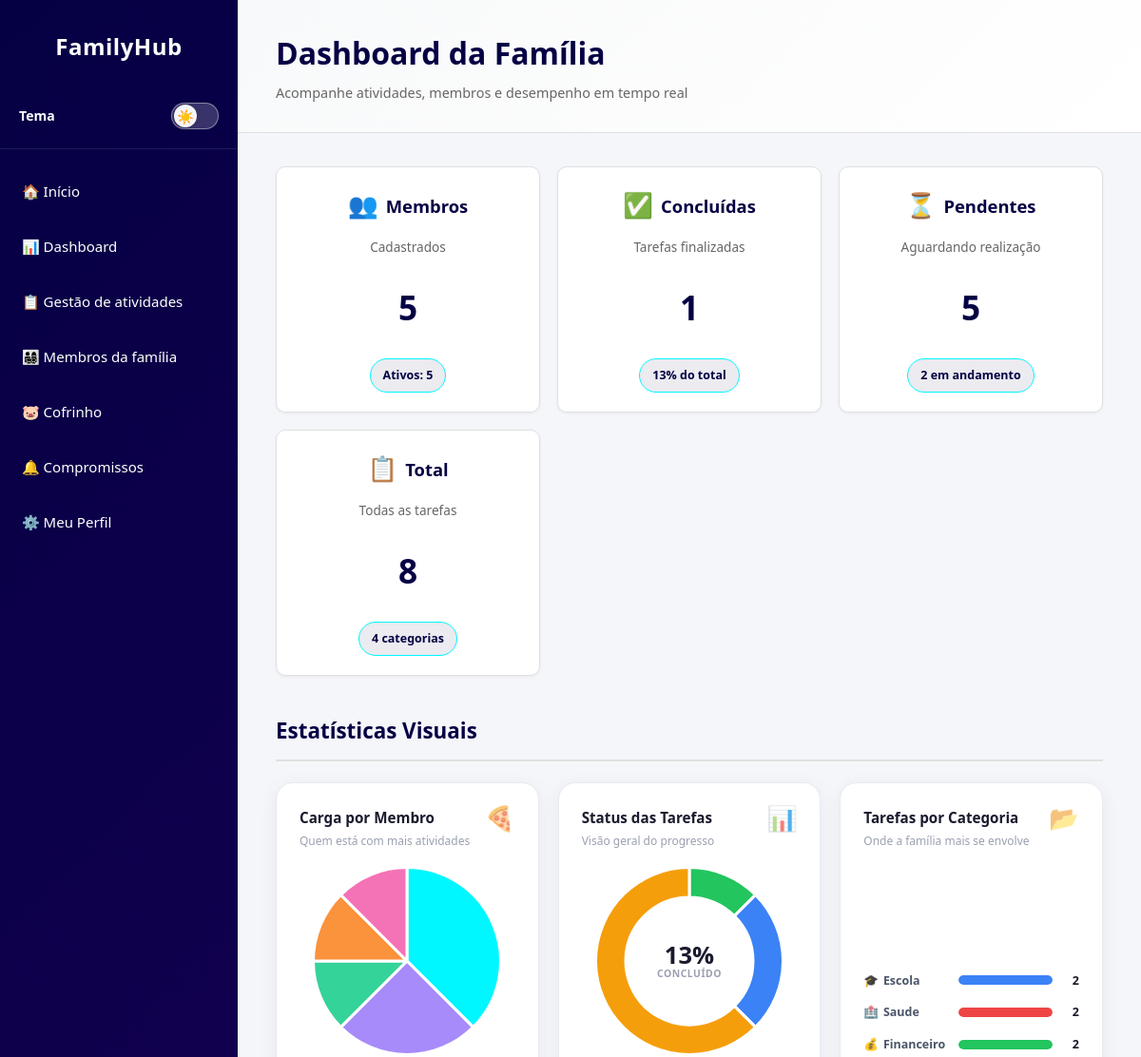
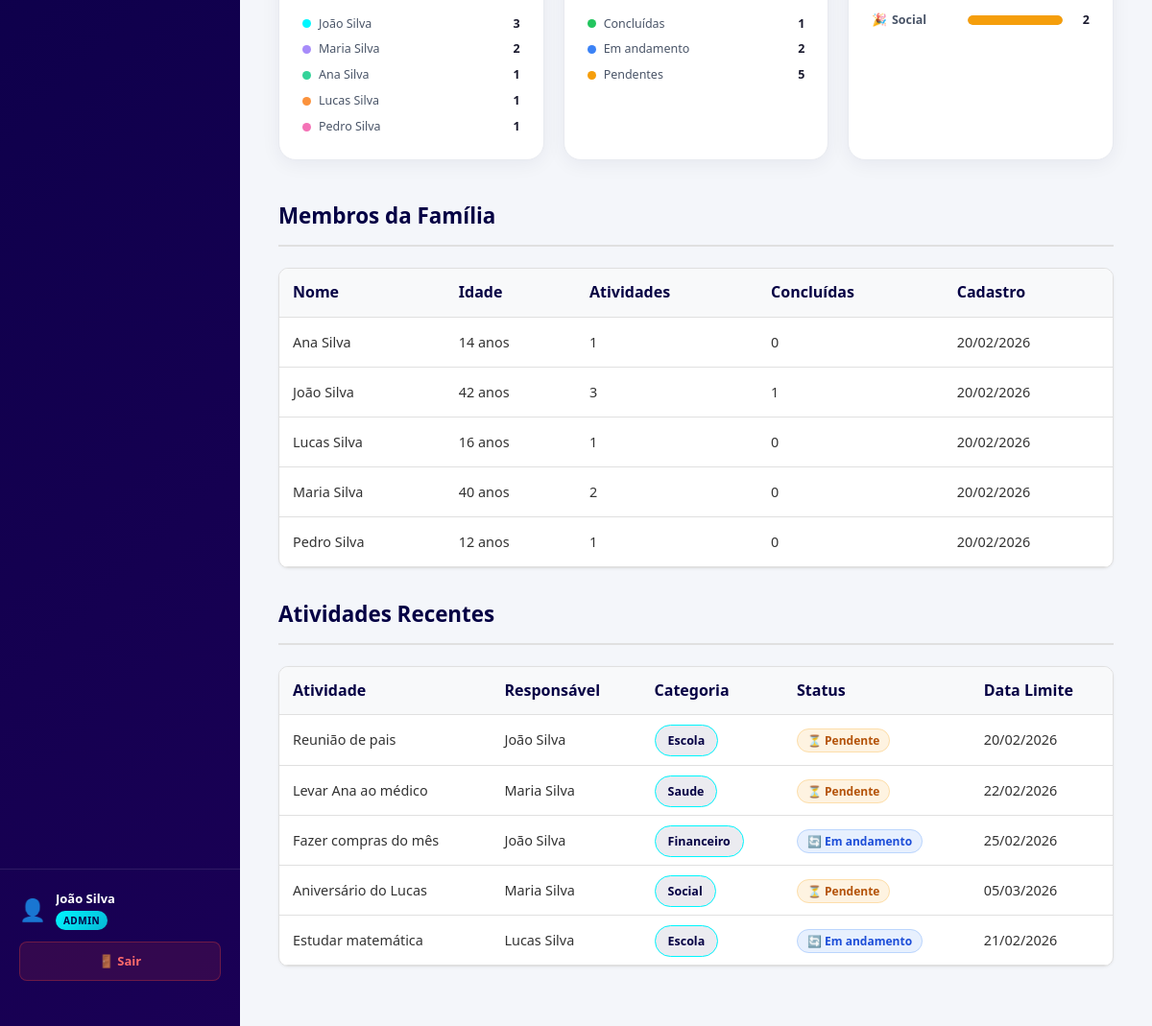
The page /dashboard.php (signed in) on the database its author committed (2 pictures, top to bottom).
### tables this page shows
CREATE TABLE IF NOT EXISTS membro (
    id INT AUTO_INCREMENT PRIMARY KEY,
    nome VARCHAR(100) NOT NULL,
    idade INT NOT NULL,
    foto VARCHAR(255) DEFAULT NULL,
    data_cadastro TIMESTAMP DEFAULT CURRENT_TIMESTAMP
);

CREATE TABLE IF NOT EXISTS tarefa (
    id INT AUTO_INCREMENT PRIMARY KEY,
    titulo VARCHAR(150) NOT NULL,
    descricao TEXT,
    categoria ENUM('Escola','Saude','Financeiro','Social') NOT NULL DEFAULT 'Escola',
    data_limite DATE,
    status ENUM('Pendente','Em andamento','Concluída') NOT NULL DEFAULT 'Pendente',
    data_criacao TIMESTAMP DEFAULT CURRENT_TIMESTAMP,
    membro_id INT,
    FOREIGN KEY (membro_id) REFERENCES membro(id) ON DELETE SET NULL
);

### dashboard.php (the view, shortened to what this page needs)
<?php
require_once 'config/database.php';
$total_membros      = $pdo->query("SELECT COUNT(*) FROM membro")->fetchColumn();
$tarefas_concluidas = $pdo->query("SELECT COUNT(*) FROM tarefa WHERE status = 'Concluída'")->fetchColumn();
$tarefas_pendentes  = $pdo->query("SELECT COUNT(*) FROM tarefa WHERE status = 'Pendente'")->fetchColumn();
$tarefas_andamento  = $pdo->query("SELECT COUNT(*) FROM tarefa WHERE status = 'Em andamento'")->fetchColumn();
$total_tarefas      = $pdo->query("SELECT COUNT(*) FROM tarefa")->fetchColumn();
$membros = $pdo->query("
    SELECT m.*,
        (SELECT COUNT(*) FROM tarefa t WHERE t.membro_id = m.id) as total_tarefas,
        (SELECT COUNT(*) FROM tarefa t WHERE t.membro_id = m.id AND t.status = 'Concluída') as tarefas_concluidas
    FROM membro m
    ORDER BY m.nome
")->fetchAll();
$tarefas_recentes = $pdo->query("
    SELECT t.*, m.nome as membro_nome
    FROM tarefa t
    LEFT JOIN membro m ON t.membro_id = m.id
    ORDER BY t.data_criacao DESC
    LIMIT 5
")->fetchAll();
$dados_categorias = $pdo->query("
    SELECT categoria, COUNT(*) as total FROM tarefa GROUP BY categoria ORDER BY total DESC
")->fetchAll();
$cat_max     = max(array_column($dados_categorias,'total') ?: [1]);
$perc_conclusao = $total_tarefas > 0 ? round(($tarefas_concluidas / $total_tarefas) * 100) : 0;
?>
<?php include 'includes/header.php'; ?>
<body>
<div class="layout">
    <?php include 'includes/sidebar.php'; ?>
    <main class="main-dashboard">
        <div class="header-dashboard">
            <h1>Dashboard da Família</h1>
            <p>Acompanhe atividades, membros e desempenho em tempo real</p>
        </div>
        <div class="container">
            <div class="dashboard-grid">
                <div class="card">
                    <h2><span class="icon">👥</span> Membros</h2>
                    <p>Cadastrados</p>
                    <div class="card-number"><?= $total_membros ?></div>
                    <div class="stats"><span class="stat-badge">Ativos: <?= $total_membros ?></span></div>
                </div>
                <div class="card">
                    <h2><span class="icon">✅</span> Concluídas</h2>
                    <p>Tarefas finalizadas</p>
                    <div class="card-number"><?= $tarefas_concluidas ?></div>
                    <div class="stats"><span class="stat-badge"><?= $perc_conclusao ?>% do total</span></div>
                </div>
                <div class="card">
                    <h2><span class="icon">⏳</span> Pendentes</h2>
                    <p>Aguardando realização</p>
                    <div class="card-number"><?= $tarefas_pendentes ?></div>
                    <div class="stats"><span class="stat-badge"><?= $tarefas_andamento ?> em andamento</span></div>
                </div>
                <div class="card">
                    <h2><span class="icon">📋</span> Total</h2>
                    <p>Todas as tarefas</p>
                    <div class="card-number"><?= $total_tarefas ?></div>
                    <div class="stats"><span class="stat-badge">4 categorias</span></div>
                </div>
            </div>
            <h3 class="section-title">Estatísticas Visuais</h3>
            <div class="charts-grid">
                <div class="chart-card chart-card--pizza">
                    <div class="chart-card__header">
                        <div>
                            <div class="chart-card__title">Carga por Membro</div>
                            <div class="chart-card__sub">Quem está com mais atividades</div>
                        </div>
                        <span class="chart-card__icon">🍕</span>
                    </div>
                    <div class="chart-wrap">
                        <canvas id="chartMembros"></canvas>
                    </div>
                    <div class="chart-legend" id="legend-membros"></div>
                </div>
                <div class="chart-card chart-card--donut">
                    <div class="chart-card__header">
                        <div>
                            <div class="chart-card__title">Status das Tarefas</div>
                            <div class="chart-card__sub">Visão geral do progresso</div>
                        </div>
                        <span class="chart-card__icon">📊</span>
                    </div>
                    <div class="chart-wrap chart-wrap--donut">
                        <canvas id="chartStatus"></canvas>
                        <div class="donut-center">
                            <span class="donut-pct"><?= $perc_conclusao ?>%</span>
                            <span class="donut-lbl">concluído</span>
                        </div>
                    </div>
                    <div class="chart-legend" id="legend-status"></div>
                </div>
                <div class="chart-card chart-card--bars">
                    <div class="chart-card__header">
                        <div>
                            <div class="chart-card__title">Tarefas por Categoria</div>
                            <div class="chart-card__sub">Onde a família mais se envolve</div>
                        </div>
                        <span class="chart-card__icon">📂</span>
                    </div>
                    <div class="bars-wrap" id="bars-categorias">
                        <?php
                        $cat_cores = ['Escola'=>'#3b82f6','Saude'=>'#ef4444','Financeiro'=>'#22c55e','Social'=>'#f59e0b'];
                        $cat_icons = ['Escola'=>'🎓','Saude'=>'🏥','Financeiro'=>'💰','Social'=>'🎉'];
                        foreach ($dados_categorias as $c):
                            $pct = $cat_max > 0 ? round($c['total'] / $cat_max * 100) : 0;
                            $cor = $cat_cores[$c['categoria']] ?? '#00f7ff';
                            $ico = $cat_icons[$c['categoria']] ?? '📌';
                        ?>
                        <div class="hbar-row">
                            <div class="hbar-label">
                                <span><?= $ico ?></span>
                                <span><?= htmlspecialchars($c['categoria']) ?></span>
                            </div>
                            <div class="hbar-track">
                                <div class="hbar-fill" style="width:<?= $pct ?>%;background:<?= $cor ?>;"
                                     data-pct="<?= $pct ?>"></div>
                            </div>
                            <span class="hbar-value"><?= $c['total'] ?></span>
                        </div>
                        <?php endforeach; ?>
                    </div>
                </div>
            </div>
            <h3 class="section-title">Membros da Família</h3>
            <div class="table-responsive">
                <table>
                    <thead><tr>
                        <th>Nome</th><th>Idade</th>
                        <th>Atividades</th><th>Concluídas</th>
                        <th>Cadastro</th>
                    </tr></thead>
                    <tbody>
                    <?php foreach ($membros as $m): ?>
                        <tr>
                            <td><?= htmlspecialchars($m['nome']) ?></td>
                            <td><?= $m['idade'] ?> anos</td>
                            <td><?= $m['total_tarefas'] ?></td>
                            <td><?= $m['tarefas_concluidas'] ?></td>
                            <td><?= date('d/m/Y', strtotime($m['data_cadastro'])) ?></td>
                        </tr>
                    <?php endforeach; ?>
                    </tbody>
                </table>
            </div>
            <h3 class="section-title">Atividades Recentes</h3>
            <div class="table-responsive">
                <table>
                    <thead><tr>
                        <th>Atividade</th><th>Responsável</th>
                        <th>Categoria</th><th>Status</th><th>Data Limite</th>
                    </tr></thead>
                    <tbody>
                    <?php foreach ($tarefas_recentes as $t):
                        $st_class = match($t['status']) {
                            'Concluída'    => 'badge-concluida',
                            'Em andamento' => 'badge-em-andamento',
                            default        => 'badge-pendente'
                        };
                        $st_icon = match($t['status']) {
                            'Concluída'    => '✅',
                            'Em andamento' => '🔄',
                            default        => '⏳'
                        };
                    ?>
                        <tr>
                            <td><?= htmlspecialchars($t['titulo']) ?></td>
                            <td><?= htmlspecialchars($t['membro_nome'] ?? 'N/A') ?></td>
                            <td><span class="stat-badge"><?= htmlspecialchars($t['categoria']) ?></span></td>
                            <td><span class="badge <?= $st_class ?>"><?= $st_icon ?> <?= htmlspecialchars($t['status']) ?></span></td>
                            <td><?= $t['data_limite'] ? date('d/m/Y', strtotime($t['data_limite'])) : '—' ?></td>
                        </tr>
                    <?php endforeach; ?>
                    </tbody>
                </table>
            </div>
        </div>
    </main>
</div>
</body>
</html>

### rows shown on the page
membro: nome "Ana Silva", idade "14", total_tarefas "1", tarefas_concluidas "0", data_cadastro "20/02/2026"
membro: nome "João Silva", idade "42", total_tarefas "3", tarefas_concluidas "1", data_cadastro "20/02/2026"
membro: nome "Lucas Silva", idade "16", total_tarefas "1", tarefas_concluidas "0", data_cadastro "20/02/2026"
membro: nome "Maria Silva", idade "40", total_tarefas "2", tarefas_concluidas "0", data_cadastro "20/02/2026"
membro: nome "Pedro Silva", idade "12", total_tarefas "1", tarefas_concluidas "0", data_cadastro "20/02/2026"
tarefa: titulo "Reunião de pais", membro.nome "João Silva", categoria "Escola", status "⏳", status "Pendente", data_limite "20/02/2026"
tarefa: titulo "Levar Ana ao médico", membro.nome "Maria Silva", categoria "Saude", status "⏳", status "Pendente", data_limite "22/02/2026"
tarefa: titulo "Fazer compras do mês", membro.nome "João Silva", categoria "Financeiro", status "🔄", status "Em andamento", data_limite "25/02/2026"
tarefa: titulo "Aniversário do Lucas", membro.nome "Maria Silva", categoria "Social", status "⏳", status "Pendente", data_limite "05/03/2026"
tarefa: titulo "Estudar matemática", membro.nome "Lucas Silva", categoria "Escola", status "🔄", status "Em andamento", data_limite "21/02/2026"

### other values the page prints
$membro_nome "João Silva"
$total_membros "5"
$tarefas_concluidas "1"
$perc_conclusao "13"
$tarefas_pendentes "5"
$tarefas_andamento "2"
$total_tarefas "8"
$ico "🎓"
$c['categoria'] "Escola"
$c['total'] "2"
$ico "🏥"
$c['categoria'] "Saude"
$ico "💰"
$c['categoria'] "Financeiro"
$ico "🎉"
